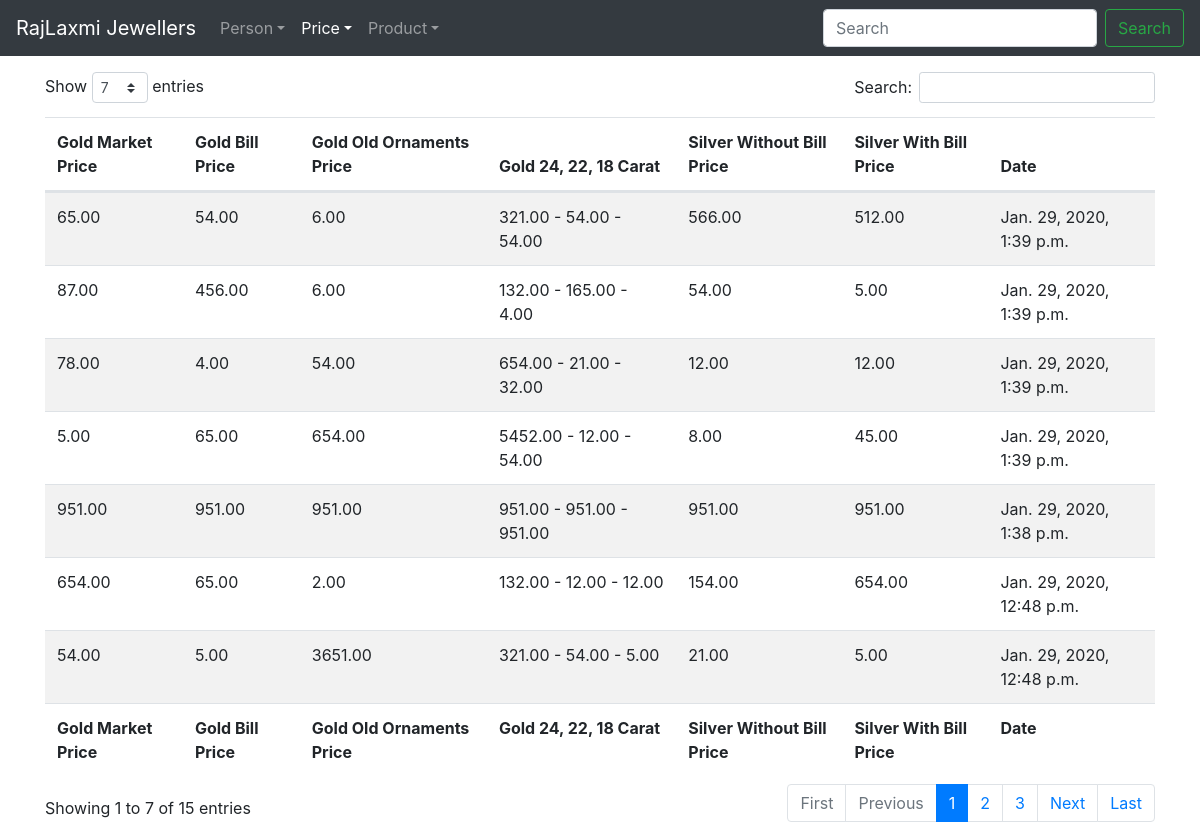
Page /price/list/ on the earlier database version.
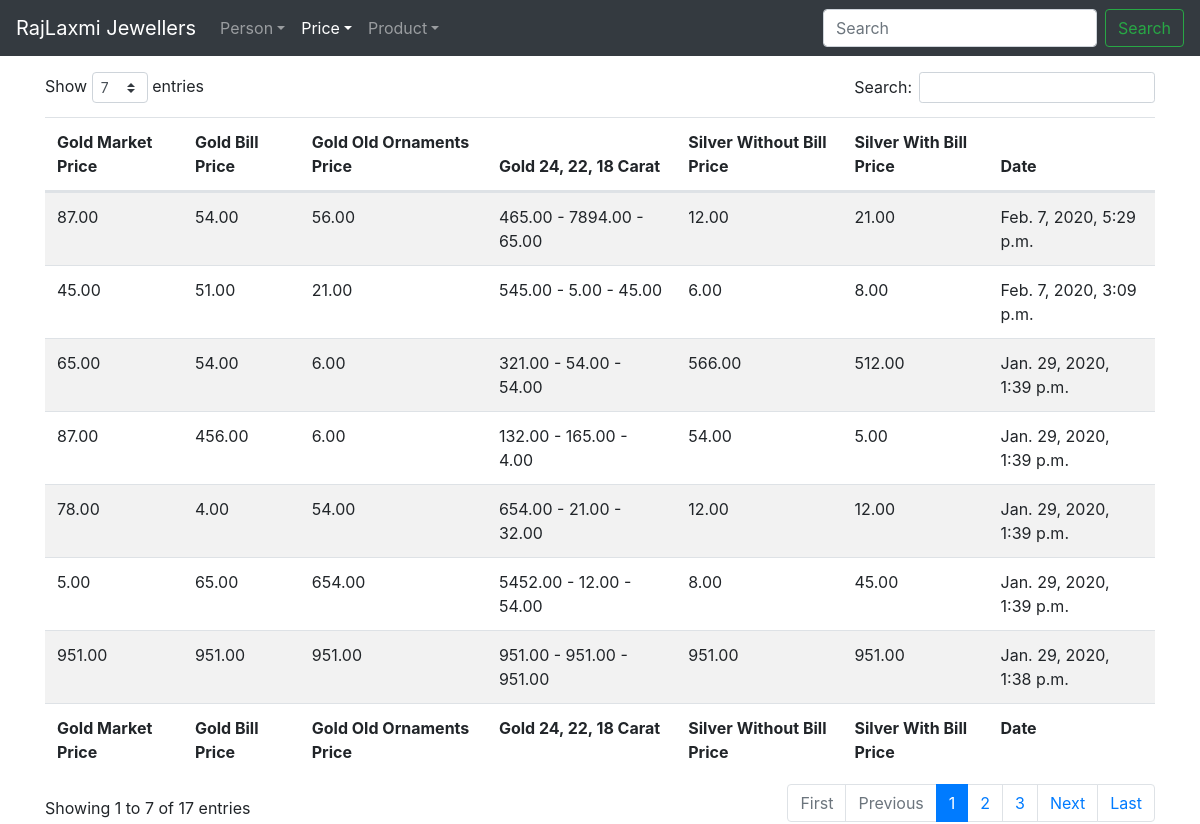
Same page on the later database version.
### price/models.py (models this page shows, shortened)
class Price(models.Model):
	gold_market_price = models.DecimalField(max_digits=21, decimal_places=2)
	gold_bill_price = models.DecimalField(max_digits=21, decimal_places=2)
	gold_old_ornaments_price = models.DecimalField(max_digits=21, decimal_places=2)
	gold_24_carat = models.DecimalField(max_digits=21, decimal_places=2)
	gold_22_carat = models.DecimalField(max_digits=21, decimal_places=2)
	gold_18_carat = models.DecimalField(max_digits=21, decimal_places=2)
	silver_without_bill_price = models.DecimalField(max_digits=21, decimal_places=2)
	silver_with_bill_price = models.DecimalField(null=True, blank=True,
												max_digits=21, decimal_places=2,
												default=0.00)
	date_added = models.DateTimeField(auto_now_add=True)

### price/views.py (the view)
# urls.py: path("list/", ListPriceView.as_view(), name="price-list"),
class ListPriceView(ListView):
	model = Price
	ordering = ["-date_added"]

### price/templates/price/price_list.html (shortened to what this page needs)
{% extends "base.html" %}
{% load static %}
{% block content %}
<table id="price_table" class="table table-hover table-striped" style="width:100%">
	<thead>
		<tr>
			<th>Gold Market Price</th>
			<th>Gold Bill Price</th>
			<th>Gold Old Ornaments Price</th>
			<th>Gold 24, 22, 18 Carat</th>
			<th>Silver Without Bill Price</th>
			<th>Silver With Bill Price</th>
			<th>Date</th>
		</tr>
	</thead>
	<tbody>
		{% for price in object_list %}
			<tr>
				<td>{{ price.gold_market_price }}</td>
				<td>{{ price.gold_bill_price }}</td>
				<td>{{ price.gold_old_ornaments_price }}</td>
				<td>
				{{ price.gold_24_carat }} -
				{{ price.gold_22_carat }} -
				{{ price.gold_18_carat }}
				</td>
				<td>{{ price.silver_without_bill_price }}</td>
				<td>{{ price.silver_with_bill_price }}</td>
				<td>{{ price.date_added }}</td>
			</tr>
		{% endfor %}
	</tbody>
	<tfoot>
		<tr>
			<th>Gold Market Price</th>
			<th>Gold Bill Price</th>
			<th>Gold Old Ornaments Price</th>
			<th>Gold 24, 22, 18 Carat</th>
			<th>Silver Without Bill Price</th>
			<th>Silver With Bill Price</th>
			<th>Date</th>
		</tr>
	</tfoot>
</table>
{% endblock content %}

Differences in the rows shown:
no longer on this page (row unchanged): Price: gold_market_price "654.00", gold_bill_price "65.00", gold_old_ornaments_price "2.00", gold_24_carat "132.00", gold_22_carat "12.00", gold_18_carat "12.00", silver_without_bill_price "154.00", silver_with_bill_price "654.00", date_added "Jan. 29, 2020, 12:48 p.m."
no longer on this page (row unchanged): Price: gold_market_price "54.00", gold_bill_price "5.00", gold_old_ornaments_price "3651.00", gold_24_carat "321.00", gold_22_carat "54.00", gold_18_carat "5.00", silver_without_bill_price "21.00", silver_with_bill_price "5.00", date_added "Jan. 29, 2020, 12:48 p.m."
added Price: gold_market_price "87.00", gold_bill_price "54.00", gold_old_ornaments_price "56.00", gold_24_carat "465.00", gold_22_carat "7894.00", gold_18_carat "65.00", silver_without_bill_price "12.00", silver_with_bill_price "21.00", date_added "Feb. 7, 2020, 5:29 p.m."
added Price: gold_market_price "45.00", gold_bill_price "51.00", gold_old_ornaments_price "21.00", gold_24_carat "545.00", gold_22_carat "5.00", gold_18_carat "45.00", silver_without_bill_price "6.00", silver_with_bill_price "8.00", date_added "Feb. 7, 2020, 3:09 p.m."
Other differences:
text written by a page script: "Show entries Search: Showing 1 to 7 of 15 entries First Previous 1 2 3 Next Last" → "Show entries Search: Showing 1 to 7 of 17 entries First Previous 1 2 3 Next Last"
